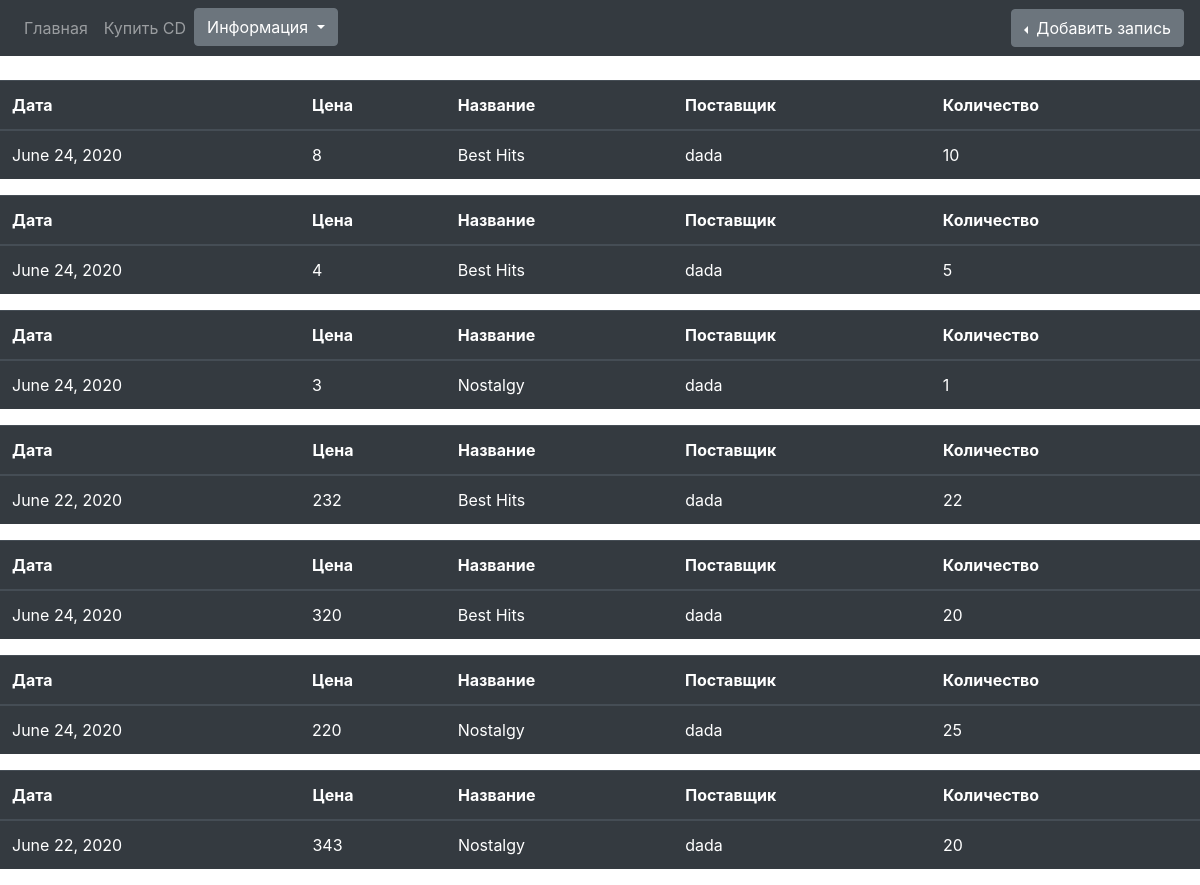
Screenshot of /Salon_app/arrivals/ (signed in) with the database file from the repository.
### Salon_app/models.py (models this page shows)
class SellArrival(models.Model):
    op_date = models.DateField()
    op_code = models.CharField(max_length=1, choices=[
        ('S', 'Sell'),
        ('A', 'Arrival'),
    ])
    amount = models.IntegerField(max_length=15)
    supplier = models.CharField(max_length=15)
    price = models.IntegerField(max_length=15)
    CD_id = models.ForeignKey(CD, on_delete=models.CASCADE)

class CD(models.Model):
    create_date = models.DateField()
    price = models.IntegerField(max_length=15)
    company_id = models.ForeignKey(company_maker, on_delete=models.CASCADE)
    name = models.CharField(max_length=15)

### Salon_app/views.py (the view)
# urls.py: path('arrivals/', views.arr_list),
@login_required(login_url='/accounts/login/')
def arr_list(request):
    context = {}
    context["dataset"] = SellArrival.objects.filter(op_code="A")
    return render(request, "arrival_list.html", context)

### templates/arrival_list.html (shortened to what this page needs)
{% extends 'base_page.html' %}
{% block content %}
{% for data in dataset %}
    <table class="table table-dark">
  <thead>
    <tr>
      <th scope="col">Дата</th>
        {% if user.is_authenticated and user.is_staff %}
      <th scope="col">Цена</th>
        {% endif %}
      <th scope="col">Название</th>
    {% if user.is_authenticated and user.is_staff %}
        <th scope="col">Поставщик</th>
    {% endif %}
        <th scope="col">Количество</th>
    </tr>
  </thead>
  <tbody>
    <tr>
      <td>{{ data.op_date }}</td>
        {% if user.is_authenticated and user.is_staff %}
      <td>{{ data.price }}</td>
        {% endif %}
      <td>{{ data.CD_id.name }}</td>
    {% if user.is_authenticated and user.is_staff %}
        <td>{{ data.supplier }}</td>
    {% endif %}
        <td>{{ data.amount }}</td>
    </tr>
  </tbody>
</table>
{% endfor %}
{% endblock %}

### rows the page displays
SellArrival: op_date "June 24, 2020", price "8", CD_id.name "Best Hits", supplier "dada", amount "10"
SellArrival: op_date "June 24, 2020", price "4", CD_id.name "Best Hits", supplier "dada", amount "5"
SellArrival: op_date "June 24, 2020", price "3", CD_id.name "Nostalgy", supplier "dada", amount "1"
SellArrival: op_date "June 22, 2020", price "232", CD_id.name "Best Hits", supplier "dada", amount "22"
SellArrival: op_date "June 24, 2020", price "320", CD_id.name "Best Hits", supplier "dada", amount "20"
SellArrival: op_date "June 24, 2020", price "220", CD_id.name "Nostalgy", supplier "dada", amount "25"
SellArrival: op_date "June 22, 2020", price "343", CD_id.name "Nostalgy", supplier "dada", amount "20"
